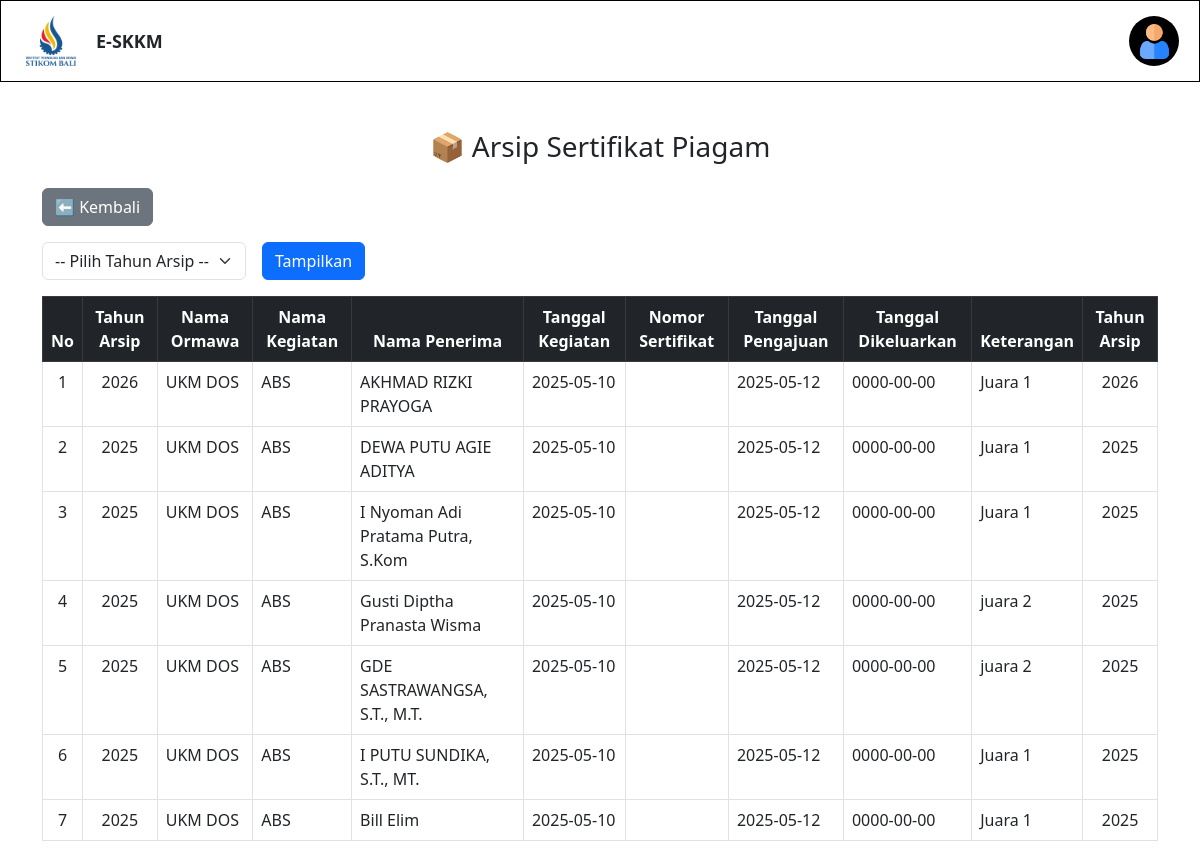
Page /kemahasiswaan/arsip/arsip_piagam.php (signed in) on the committed database.
### tables this page shows
CREATE TABLE `arsip_piagam` (
  `id_arsip_piagam` int(10) NOT NULL,
  `id_berkas_piagam` int(10) NOT NULL,
  `nama_kegiatan` varchar(100) NOT NULL,
  `id_ormawa` int(10) NOT NULL,
  `id_kemahasiswaan` int(10) NOT NULL,
  `nama_penerima` varchar(100) NOT NULL,
  `tanggal_kegiatan` date NOT NULL,
  `tanggal_pengajuan` date NOT NULL,
  `tanggal_dikeluarkan` date NOT NULL,
  `nomor_sertifikat_piagam` varchar(100) NOT NULL,
  `keterangan` varchar(100) NOT NULL,
  `tahun_arsip` int(4) NOT NULL
);

CREATE TABLE `user_detail_ormawa` (
  `id_ormawa` int(10) NOT NULL,
  `id_user` int(10) NOT NULL,
  `nama_ormawa` varchar(100) NOT NULL
);

### kemahasiswaan/arsip/arsip_piagam.php (the view, shortened to what this page needs)
<?php
require_once('../../koneksi.php');
$query = "
    SELECT a.*, o.nama_ormawa
    FROM arsip_piagam a
    JOIN user_detail_ormawa o ON a.id_ormawa = o.id_ormawa
";
$query .= " ORDER BY a.tahun_arsip DESC, a.tanggal_dikeluarkan DESC";
$result = $conn->query($query);
?>
<!DOCTYPE html>
<html lang="id">
<head>
    <link href="https://cdn.jsdelivr.net/npm/bootstrap@5.3.0/dist/css/bootstrap.min.css" rel="stylesheet">
</head>
<body>
<?php include '../navbar.php'; ?>
<div class="container mt-5">
    <h3 class="mb-4 text-center">📦 Arsip Sertifikat Piagam</h3>
    <a href="../index.php" class="btn btn-secondary mb-3">⬅️ Kembali</a>
<form method="GET" class="row g-3 mb-3">
    <div class="col-auto">
        <select name="tahun" class="form-select" required>
            <option value="">-- Pilih Tahun Arsip --</option>
        </select>
    </div>
    <div class="col-auto">
        <button type="submit" class="btn btn-primary">Tampilkan</button>
    </div>
</form>
    <table class="table table-bordered table-hover">
        <thead class="table-dark text-center">
            <tr>
                <th>No</th>
                <th>Tahun Arsip</th>
                <th>Nama Ormawa</th>
                <th>Nama Kegiatan</th>
                <th>Nama Penerima</th>
                <th>Tanggal Kegiatan</th>
                <th>Nomor Sertifikat</th>
                <th>Tanggal Pengajuan</th>
                <th>Tanggal Dikeluarkan</th>
                <th>Keterangan</th>
                <th>Tahun Arsip</th>
            </tr>
        </thead>
        <tbody>
            <?php if ($result && $result->num_rows > 0):
                $no = 1;
                while ($row = $result->fetch_assoc()): ?>
                <tr>
                    <td class="text-center"><?= $no++ ?></td>
                    <td class="text-center"><?= htmlspecialchars($row['tahun_arsip']) ?></td>
                    <td><?= htmlspecialchars($row['nama_ormawa']) ?></td>
                    <td><?= htmlspecialchars($row['nama_kegiatan']) ?></td>
                    <td><?= htmlspecialchars($row['nama_penerima']) ?></td>
                    <td><?= htmlspecialchars($row['tanggal_kegiatan']) ?></td>
                    <td><?= htmlspecialchars($row['nomor_sertifikat_piagam']) ?></td>
                    <td><?= htmlspecialchars($row['tanggal_pengajuan']) ?></td>
                    <td><?= htmlspecialchars($row['tanggal_dikeluarkan']) ?></td>
                    <td><?= htmlspecialchars($row['keterangan']) ?></td>
                    <td class="text-center"><?= $row['tahun_arsip'] ?></td>
                </tr>
            <?php endwhile; else: ?>
                <tr><td colspan="10" class="text-center">Tidak ada data arsip ditemukan.</td></tr>
            <?php endif; ?>
        </tbody>
    </table>
</div>
</body>
</html>

### rows in the picture
arsip_piagam: tahun_arsip "2026", id_ormawa.nama_ormawa "UKM DOS", nama_kegiatan "ABS", nama_penerima "AKHMAD RIZKI PRAYOGA", tanggal_kegiatan "2025-05-10", tanggal_pengajuan "2025-05-12", tanggal_dikeluarkan "0000-00-00", keterangan "Juara 1"
arsip_piagam: tahun_arsip "2025", id_ormawa.nama_ormawa "UKM DOS", nama_kegiatan "ABS", nama_penerima "DEWA PUTU AGIE ADITYA", tanggal_kegiatan "2025-05-10", tanggal_pengajuan "2025-05-12", tanggal_dikeluarkan "0000-00-00", keterangan "Juara 1"
arsip_piagam: tahun_arsip "2025", id_ormawa.nama_ormawa "UKM DOS", nama_kegiatan "ABS", nama_penerima "I Nyoman Adi Pratama Putra, S.Kom", tanggal_kegiatan "2025-05-10", tanggal_pengajuan "2025-05-12", tanggal_dikeluarkan "0000-00-00", keterangan "Juara 1"
arsip_piagam: tahun_arsip "2025", id_ormawa.nama_ormawa "UKM DOS", nama_kegiatan "ABS", nama_penerima "Gusti Diptha Pranasta Wisma", tanggal_kegiatan "2025-05-10", tanggal_pengajuan "2025-05-12", tanggal_dikeluarkan "0000-00-00", keterangan "juara 2"
arsip_piagam: tahun_arsip "2025", id_ormawa.nama_ormawa "UKM DOS", nama_kegiatan "ABS", nama_penerima "GDE SASTRAWANGSA, S.T., M.T.", tanggal_kegiatan "2025-05-10", tanggal_pengajuan "2025-05-12", tanggal_dikeluarkan "0000-00-00", keterangan "juara 2"
arsip_piagam: tahun_arsip "2025", id_ormawa.nama_ormawa "UKM DOS", nama_kegiatan "ABS", nama_penerima "I PUTU SUNDIKA, S.T., MT.", tanggal_kegiatan "2025-05-10", tanggal_pengajuan "2025-05-12", tanggal_dikeluarkan "0000-00-00", keterangan "Juara 1"
arsip_piagam: tahun_arsip "2025", id_ormawa.nama_ormawa "UKM DOS", nama_kegiatan "ABS", nama_penerima "Bill Elim", tanggal_kegiatan "2025-05-10", tanggal_pengajuan "2025-05-12", tanggal_dikeluarkan "0000-00-00", keterangan "Juara 1"
